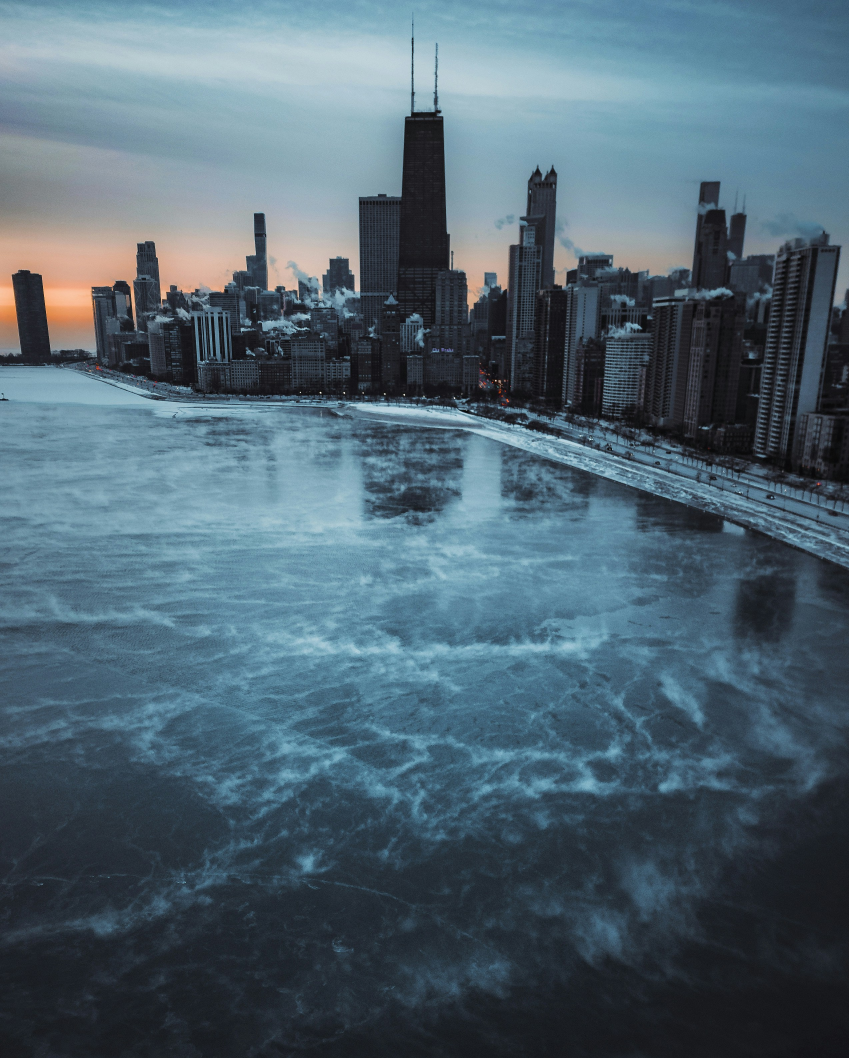
#> input picture image.jpg, 2546 x 3174 px (shown at 1/3 size)
$ python sketch_maker.py
#> lines starting #> are read from the running program, lines starting #| are printed output that depends on the picture
import cv2
img = cv2.imread("image.jpg")
#> img is the input picture: shape (3174, 2546, 3); mean B, G, R 113.1, 100.5, 79.6
img = cv2.resize(img, (740,480))
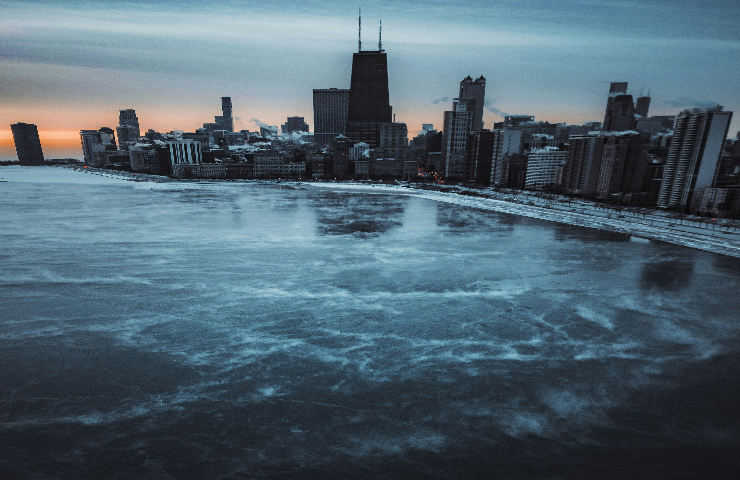
#> img: shape (480, 740, 3); mean B, G, R 113, 100.4, 79.4
cv2.imshow("Result Image", img)
# Press any key to exit
cv2.waitKey()
cv2.destroyAllWindows()
gray_img = cv2.cvtColor(src=img, code=cv2.COLOR_BGR2GRAY)
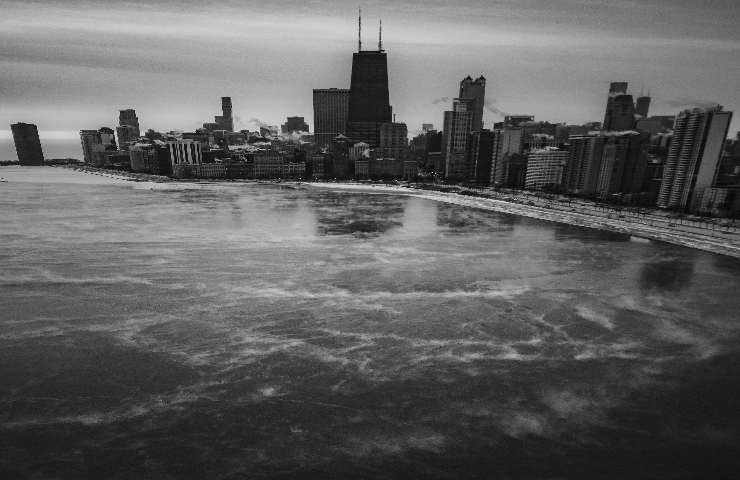
#> gray_img: shape (480, 740); min 5, max 226, mean 95.5
cv2.imshow("Result Image", gray_img)
# Press any key to exit
cv2.waitKey()
cv2.destroyAllWindows()
invert_img = cv2.bitwise_not(src=gray_img)
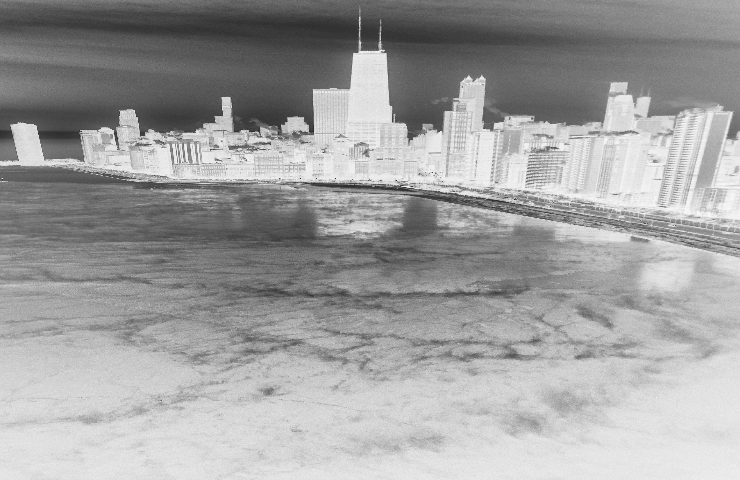
#> invert_img: shape (480, 740); min 29, max 250, mean 159.5
cv2.imshow("Result Image", invert_img)
# Press any key to exit
cv2.waitKey()
cv2.destroyAllWindows()
smooth_img = cv2.medianBlur(src=invert_img, ksize=37)
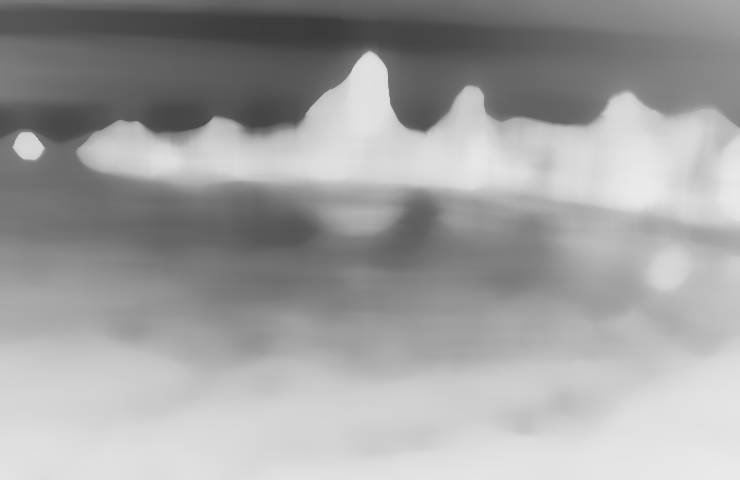
#> smooth_img: shape (480, 740); min 59, max 234, mean 160.7
cv2.imshow("Result Image", smooth_img)
# Press any key to exit
cv2.waitKey()
cv2.destroyAllWindows()
invt_smooth_img = cv2.bitwise_not(smooth_img)
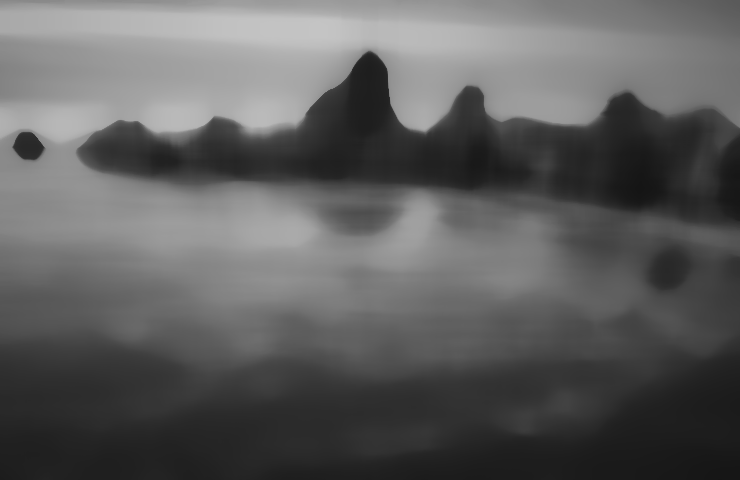
#> invt_smooth_img: shape (480, 740); min 21, max 196, mean 94.3
cv2.imshow("Result Image", invt_smooth_img)
# Press any key to exit
cv2.waitKey()
cv2.destroyAllWindows()
sketch_img = cv2.divide(gray_img, invt_smooth_img, scale=220)
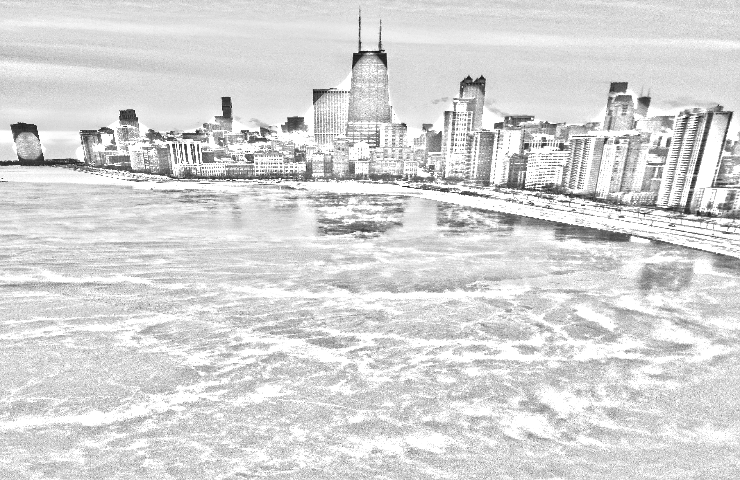
#> sketch_img: shape (480, 740); min 18, max 255, mean 214.8
cv2.imshow("Result Image", sketch_img)
# Press any key to exit
cv2.waitKey()
cv2.destroyAllWindows()
cv2.imwrite("result.jpg", sketch_img)
